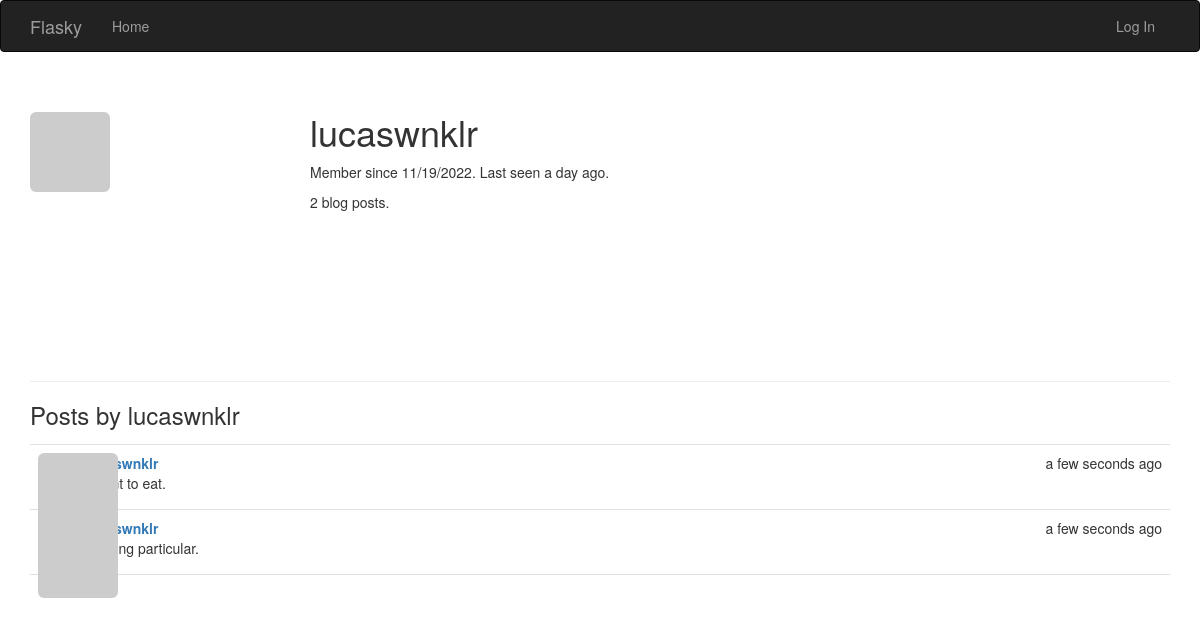
The app's page /user/lucaswnklr, older data.
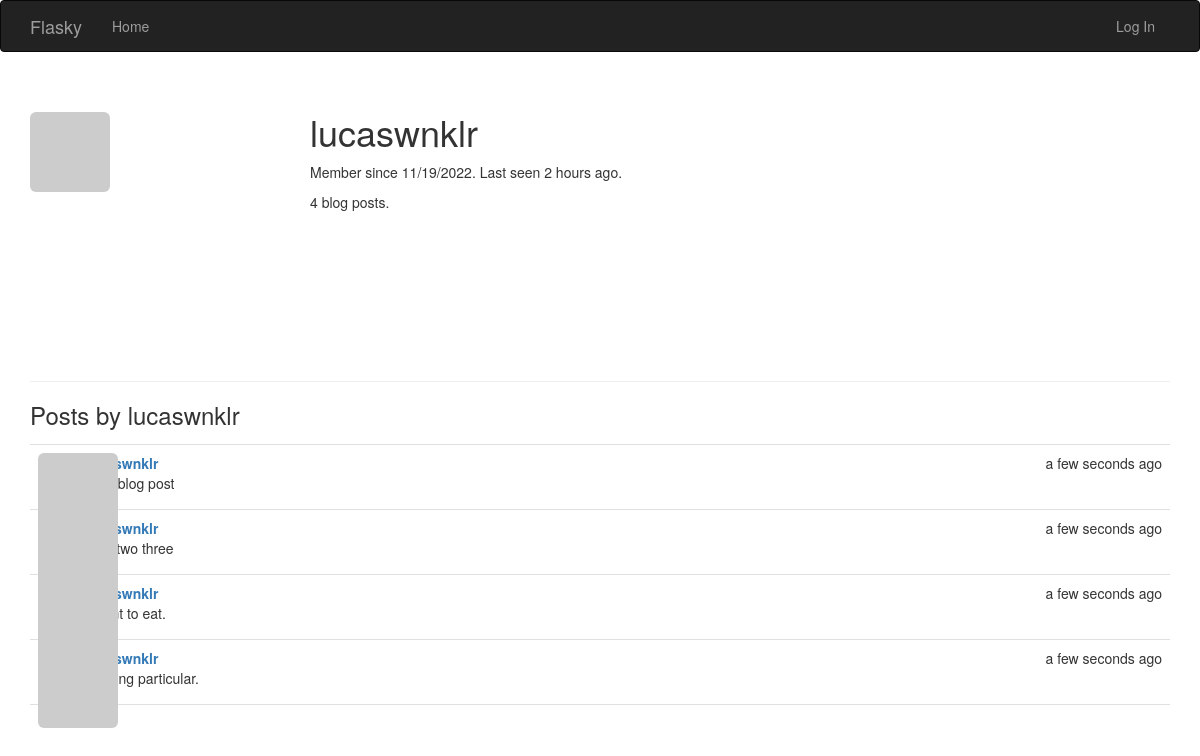
The same page, newer data.
### app/models.py (models this page shows, shortened)
class User(UserMixin, db.Model):
    __tablename__ = 'users'
    id = db.Column(db.Integer, primary_key=True)
    email = db.Column(db.String(64), unique=True, index=True)
    username = db.Column(db.String(64), unique=True, index=True)
    role_id = db.Column(db.Integer, db.ForeignKey('roles.id'))
    password_hash = db.Column(db.String(128))
    confirmed = db.Column(db.Boolean, default=False)
    name = db.Column(db.String(64))
    location = db.Column(db.String(64))
    about_me = db.Column(db.Text())
    member_since = db.Column(db.DateTime(), default=datetime.utcnow)
    last_seen = db.Column(db.DateTime(), default=datetime.utcnow)
    avatar_hash = db.Column(db.String(32))
    posts = db.relationship('Post', backref='author', lazy='dynamic')
    @property
    def password(self):
        raise AttributeError('password is not a readable attribute')
    def gravatar_hash(self):
        return hashlib.md5(self.email.lower().encode('utf-8')).hexdigest()
    def gravatar(self, size=100, default='identicon', rating='g'):
        url = 'https://secure.gravatar.com/avatar'
        hash = self.avatar_hash or self.gravatar_hash()
        return '{url}/{hash}?s={size}&d={default}&r={rating}'.format(
            url=url, hash=hash, size=size, default=default, rating=rating)

class Post(db.Model):
    __tablename__ = 'posts'
    id = db.Column(db.Integer, primary_key=True)
    body = db.Column(db.Text)
    timestamp = db.Column(db.DateTime, index=True, default=datetime.utcnow)
    author_id = db.Column(db.Integer, db.ForeignKey('users.id'))

### app/main/views.py (the view)
@main.route('/user/<username>')
def user(username):
    user = User.query.filter_by(username=username).first_or_404()
    posts = user.posts.order_by(Post.timestamp.desc()).all()
    return render_template('user.html', user=user, posts=posts)

### app/auth/views.py (called while the page is built)
@auth.before_app_request
def before_request():
    if current_user.is_authenticated:
        current_user.ping()
        if not current_user.confirmed \
                and request.endpoint \
                and request.blueprint != 'auth' \
                and request.endpoint != 'static':
            return redirect(url_for('auth.unconfirmed'))

### app/main/__init__.py (called while the page is built)
@main.app_context_processor
def inject_permissions():
    return dict(Permission=Permission)

### app/models.py (called while the page is built)
    def is_administrator(self):
        return False

### app/templates/user.html (shortened to what this page needs)
{% extends "base.html" %}
{% block page_content %}
<div class="page-header">
    <img class="img-rounded profile-thumbnail" src="{{ user.gravatar(size=256) }}">
    <div class="profile-header">
        <h1>{{ user.username }}</h1>
        <p>Member since {{ moment(user.member_since).format('L') }}. Last seen {{ moment(user.last_seen).fromNow() }}.</p>
        <p>{{ user.posts.count() }} blog posts.</p>
    </div>
</div>
<h3>Posts by {{ user.username }}</h3>
{% include '_posts.html' %}
{% endblock %}

### app/templates/base.html (shortened to what this page needs)
{% extends "bootstrap/base.html" %}
{% block head %}
{{ super() }}
<link rel="stylesheet" type="text/css" href="{{ url_for('static', filename='styles.css') }}">
{% endblock %}
{% block navbar %}
<div class="navbar navbar-inverse" role="navigation">
    <div class="container">
        <div class="navbar-header">
            <a class="navbar-brand" href="{{ url_for('main.index') }}">Flasky</a>
        </div>
        <div class="navbar-collapse collapse">
            <ul class="nav navbar-nav">
                <li><a href="{{ url_for('main.index') }}">Home</a></li>
            </ul>
            <ul class="nav navbar-nav navbar-right">
                {% if current_user.is_authenticated %}
                <li class="dropdown">
                    <a href="#" class="dropdown-toggle" data-toggle="dropdown">
                        <img src="{{ current_user.gravatar(size=18) }}">
                        Account<b class="caret"></b>
                    </a>
                    <ul class="dropdown-menu">
                        <li><a href="{{ url_for('auth.change_password') }}">Change Password</a></li>
                        <li><a href="{{ url_for('auth.change_email_request') }}">Change Email</a></li>
                        <li><a href="{{ url_for('auth.logout') }}">Log Out</a></li>
                    </ul>
                </li>
                {% else %}
                <li><a href="{{ url_for('auth.login') }}">Log In</a> </li>
                {% endif %}
            </ul>
        </div>
    </div>
</div>
{% endblock %}
{% block content %}
<div class="container">
    {% block page_content %}{% endblock %}
</div>
{% endblock %}

### app/templates/_posts.html
<ul class="posts">
    {% for post in posts %}
    <li class="post">
        <div class="post-thumbnail">
            <a href="{{ url_for('.user', username=post.author.username) }}">
                <img class="img-rounded profile-thumbnail" src="{{ post.author.gravatar(size=40) }}">
            </a>
        </div>
        <div class="post-content">
            <div class="post-date">{{ moment(post.timestamp).fromNow() }}</div>
            <div class="post-author"><a href="{{ url_for('.user', username=post.author.username) }}"> {{ post.author.username}}</a> </div>
            <div class="post-body">{{ post.body }}</div>
        </div>
    </li>
    {% endfor %}
</ul>

### app/static/styles.css (style rules this page uses)
.profile-thumbnail { position: absolute; }
.profile-header { min-height: 260px; margin-left: 280px; }
ul.posts { list-style-type: none; padding: 0px; margin: 16px 0px 0px 0px; border-top: 1px solid #e0e0e0; }
ul.posts li.post { padding: 8px; border-bottom: 1px solid #e0e0e0; }
div.post-date { float: right; }
div.post-author { font-weight: bold; }
div.post-thumbnail { position: absolute; }
div.post-content { margin-left: 48px; min-height: 48px; }

Row changes from the older to the newer data that the page shows:
changed User "lucaswnklr": last_seen "a day ago" → "2 hours ago"
added Post: timestamp "a few seconds ago", author.username "lucaswnklr", body "New blog post"
added Post: timestamp "a few seconds ago", author.username "lucaswnklr", body "One two three"
Text that changed along with them:
{{ user.posts.count() }}: "2" → "4"
